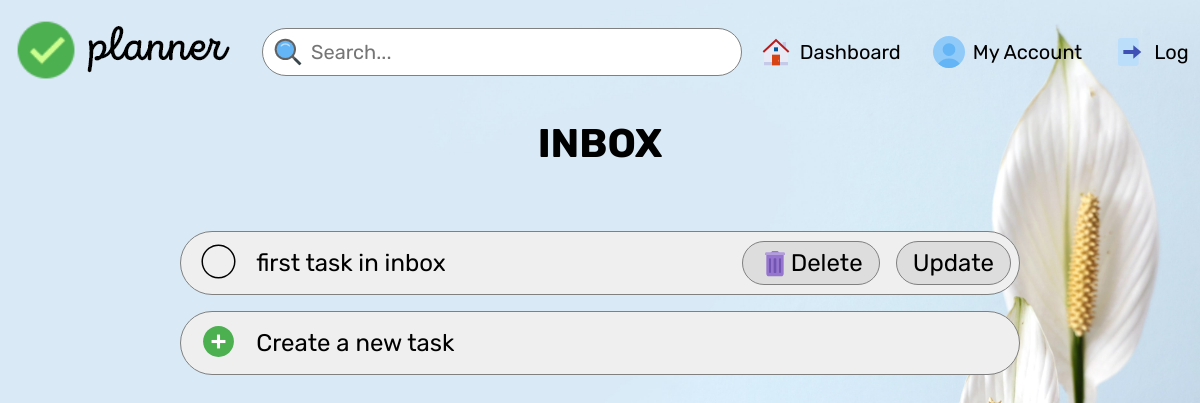
/tasks/inbox (signed in), run on an earlier commit of the app's database.
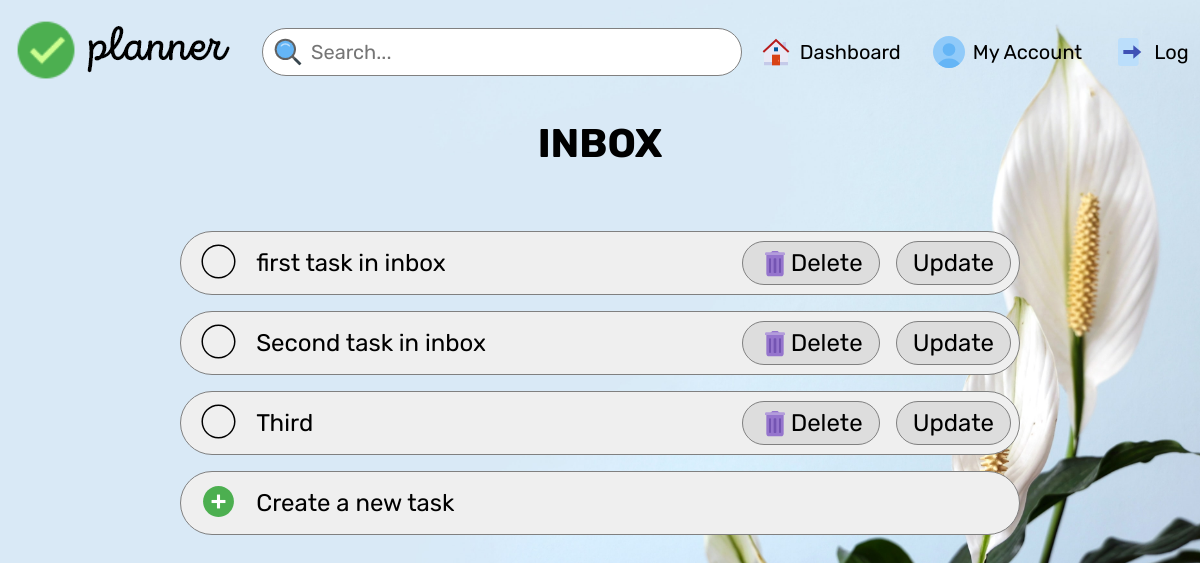
And on a later commit of the database.
### models.py (models this page shows)
class Tasks(db.Model):
    sno=db.Column(db.Integer, primary_key=True)
    title=db.Column(db.String(200), nullable=False)
    complete=db.Column(db.Boolean)
    project=db.Column(db.String(300))

### main.py (the view)
@main.route('/tasks/<project>', methods=['GET','POST'])
@login_required
def tasks(project):
    if request.method=='POST':
        title=request.form['title']
        todo=Tasks(title=title,complete=False, project=project)
        db.session.add(todo)
        db.session.commit()
        return redirect(url_for('main.tasks',project=project))
    else:
        exists = db.session.query(Dashboard).filter(func.lower(Dashboard.title)==func.lower(project)).first() is not None
        if exists:
            incomplete=Tasks.query.filter_by(complete=False,project=project).all()
            complete=Tasks.query.filter_by(complete=True,project=project).all()
            return render_template('task.html', project=project, incomplete=incomplete, complete=complete)
        else:
            abort(404)

### __init__.py (called while the page is built)
def create_app():
    app = Flask(__name__)
    app.config['SECRET_KEY'] = 'secret-key-goes-here'
    app.config['SQLALCHEMY_DATABASE_URI'] = 'sqlite:///db.sqlite'
    app.config['SQLALCHEMY_TRACK_MODIFICATIONS']=False
    db.init_app(app)
    login_manager = LoginManager()
    login_manager.login_view = 'auth.login'
    login_manager.init_app(app)
    from .models import User
    @login_manager.user_loader
    def load_user(user_id):
        return User.query.get(int(user_id))
    from .auth import auth as auth_blueprint
    app.register_blueprint(auth_blueprint)
    from .main import main as main_blueprint
    app.register_blueprint(main_blueprint)
    return app

### templates/task.html (shortened to what this page needs)
{% extends 'base.html' %} {% block stylesheet %}
<link rel="stylesheet" href="/static/css/task.css" />
{% endblock stylesheet %} {% block title %} My Tasks {% endblock title %}
{% block new_nav_link %}
<div class="navbar-items navbar-account">
  <img
    src="{{url_for('static',filename='assets/icons/home_48px.svg')}}"
    alt=""
    draggable="false"
  />
  <a href="{{url_for('main.dashboard')}}">Dashboard</a>
</div>
{% endblock new_nav_link %}
{%block content %}
<h1 class="taskpage-header">{{project}}</h1>
{% if found_list %}
<button class="createnew tasklist">
  <span>
    <a href="/complete/{{project}}/{{found_list.title}}"
      ><img
        class="add-icon task-icon"
        src="/static/assets/icons/round_50px.svg"
        alt="" /></a
    ><span class="btn-text">{{found_list.title}}</span></span
  >
  <span class="btn-wrapper">
    <div class="btn">
      <img src="/static/assets/icons/trash_48px.svg" alt="" />
      <a href="/delete/{{project}}/{{found_list.title}}">Delete</a>
    </div>
    <div class="btn">
      <img src="/static/assets/icons/edit_48px.svg" alt="" />
      <a href='/update/{{project}}/{{found_list.title}}'>Update</a>
    </div>
    <!-- <div class="btn">
      <img src="/static/assets/icons/schedule_48px.svg" alt="" />
      <a>Schedule</a>
    </div> -->
  </span>
</button>
{% else %}
{% for todo in incomplete %}
<button class="createnew tasklist">
  <span>
    <a href="/complete/{{project}}/{{todo.sno}}"
      ><img
        class="add-icon task-icon"
        src="/static/assets/icons/round_50px.svg"
        alt="" /></a
    ><span class="btn-text">{{todo.title}}</span></span
  >
  <span class="btn-wrapper">
    <div class="btn">
      <img src="/static/assets/icons/trash_48px.svg" alt="" />
      <a href="/delete/{{project}}/{{todo.sno}}">Delete</a>
    </div>
    <div class="btn">
      <a href='/update/{{project}}/{{todo.sno}}'>Update</a>
    </div>
  </span>
</button>
{% endfor %}
{% endif %}
<button
  class="createnew new-create-style"
  onclick="document.getElementById('id01').style.display='block'"
>
  <span>
    <img
      class="add-icon"
      src="/static/assets/icons/add_48px.svg"
      alt="" /></span
  >Create a new task
</button>
{% endblock content %}

### templates/base.html (shortened to what this page needs)
<!DOCTYPE html>
<html lang="en">
  <head>
    {% block header %} {% endblock header %} {% block stylesheet %} {% endblock
    stylesheet %}
    <link rel="stylesheet" href="/static/css/navbar.css" />
  </head>
  <body>
    <div class="navbar-header">
      <div class="navbar-logo">
        <a href="{{url_for('auth.login')}}"
          ><img
            src="{{url_for('static',filename='/assets/icons/logo.png')}}"
            alt=""
            draggable="false"
        /></a>
      </div>
      <form action="/search" method="POST">
      <div class="nav-menu-container">
        <div class="nav-hide nav-searchbar">
          <img
            onclick="javascript.form.submit();"
            src="{{url_for('static',filename='/assets/icons/search_48px.svg')}}"
            alt=""
            draggable="false"
          />
          <input type="text" name="Search" id="" placeholder="Search..." />
        </div>
        </form>
        <div class="nav-hide navbar-links">
          {% block new_nav_link %} {% endblock new_nav_link %} {% if
          current_user.is_authenticated %}
          <div class="navbar-items navbar-account">
            <img
              src="{{url_for('static',filename='assets/icons/test_account_48px.svg')}}"
              alt=""
              draggable="false"
            />
            <a href="{{url_for('main.profile')}}">My Account</a>
          </div>
          {% endif %}  {% if current_user.is_authenticated %}
          <div class="navbar-items navbar-logout">
            <img
              src="{{url_for('static',filename='/assets/icons/exit_48px.svg')}}"
              alt=""
              draggable="false"
            />
            <a href="{{url_for('auth.login')}}">Logout</a>
          </div>
          {% endif %}
        </div>
      </div>
    {% block content %} {% endblock content %}
  </body>
</html>

### static/css/task.css (style rules this page uses)
body { background-image: url('/static/assets/images/bg\ \(2\).jpg'); height: 100vh; background-size: cover; background-repeat: no-repeat; }
.createnew { display: flex; width: 70%; margin: 1rem auto; height: 4rem; border-radius: 100px; border: 1px solid grey; outline: none; justify-content: flex-start; align-items: center; font-size: 1.5rem; cursor: pointer; }
.add-icon { height: 2.5rem; padding-left: 0.6rem; padding: 0 1.2rem; padding-top: 0.2rem; cursor: pointer; }
.taskpage-header { text-align: center; font-size: 2.5rem; padding: 1rem 0; padding-bottom: 3rem; text-transform: uppercase; }
.btn-wrapper { position: relative; float: right; display: flex; align-items: center; justify-self: flex-end; }
.btn-wrapper>div>img { height: 2rem; right: 25rem; }
.btn { background-color: #ddd; border-radius: 100px; border: 1px solid grey; display: flex; align-items: center; padding: 0.3rem 1rem; margin: 0 0.5rem; justify-content: flex-end; cursor: pointer; }
.tasklist { display: flex; cursor: inherit; justify-content: space-between; }
.btn-text { vertical-align: super; }
.btn-wrapper a { text-decoration: none; color: black; }

### static/css/navbar.css (style rules this page uses)
* { margin: 0; padding: 0; box-sizing: border-box; font-family: 'Rubik', sans-serif; }
.navbar-header { height: 10vh; display: flex; width: 98%; background: rgba(0, 0, 0, 0); justify-content: space-between; align-items: center; margin: 1%; overflow: hidden; }
.navbar-logo { align-self: center; margin-right: 2rem; }
.nav-searchbar { display: flex; align-items: center; }
.nav-searchbar input { font-size: 1.25rem; width: 40vw; height: 3rem; border: 1px solid grey; border-radius: 100px; box-shadow: none; outline: none; padding: 1rem; padding-left: 3rem; margin-right: 1rem; }
.nav-searchbar img { position: absolute; height: 2rem; padding-left: 0.6rem; }
.navbar-links { display: flex; align-items: center; padding-right: 2.5vw; }
.nav-menu-container { display: flex; justify-content: space-between; width: 85vw; }
.navbar-items { padding-right: 2rem; display: flex; }
.navbar-items > a { text-decoration: none; color: black; align-self: center; font-size: 1.25rem; }
.navbar-items img { height: 2rem; padding-right: 0.5rem; align-content: center; align-self: center; }

What changed in the data, as far as the page shows it:
added Tasks: title "Second task in inbox"
added Tasks: title "Third"
